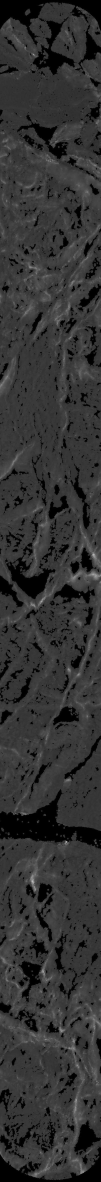
#> input picture make_image/output_chirop/chirop_0_4.jpg, 403 x 4728 px (shown at 1/4 size); its folder holds 4 pictures in this run
$ jupyter execute --allow-errors image_matcher.ipynb
#> lines starting #> are read from the running program, lines starting #| are printed output that depends on the picture; pictures that were not available may be replaced by others from this repository, and a replacement may not be noted
#> further down, img is the input picture: shape (4728, 403); min 0, max 208, mean 51.8
#| img shape: (403, 4728)
#> `res = cv.matchTemplate(img,template,method)`: res = [0]
#> `min_val, max_val, min_loc, max_loc = cv.minMaxLoc(res)`: min_val = 0; min_loc = (0, 0)
#> `(x_min, y_min) = min_loc`: x_min = 0
#> `top_left = (x_min -1, y_min - 1)`: top_left = (-1, -1)
#> `bottom_right = (top_left[0] + w + 1, top_left[1] + h + 1)`: bottom_right = (403, 4728)
#> `fig.savefig(f'match_{b1}_{b2}.png')`:
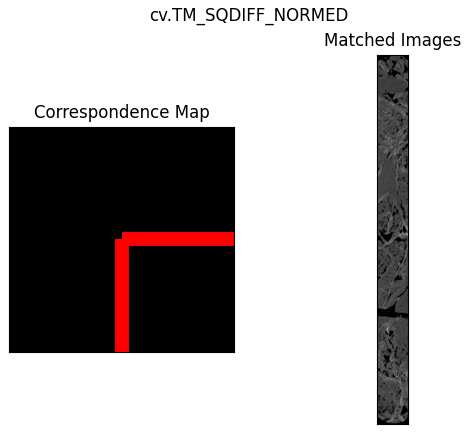
#> figure drawn by matplotlib, 2 panels
#| minima found: (0, 0) with value of 0.0
#> pass 2 of the loop `for i in range(0,8):`:
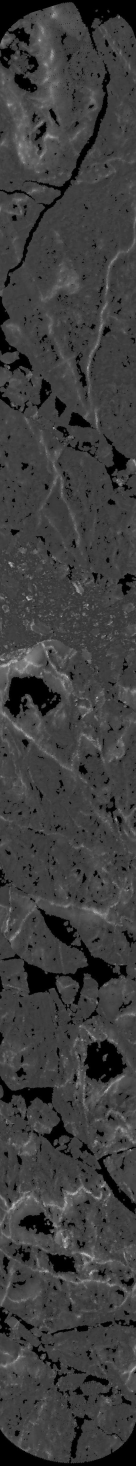
#> input picture make_image/output_chirop/chirop_12_16.jpg, 407 x 4398 px, given in place of chirop_4_8.jpg, which was not available (shown at 1/3 size)
#> img is the input picture: shape (4398, 407); min 0, max 221, mean 62.1
#| img shape: (407, 4398)
#> bottom_right = (407, 4398)
#> `fig.savefig(f'match_{b1}_{b2}.png')`:
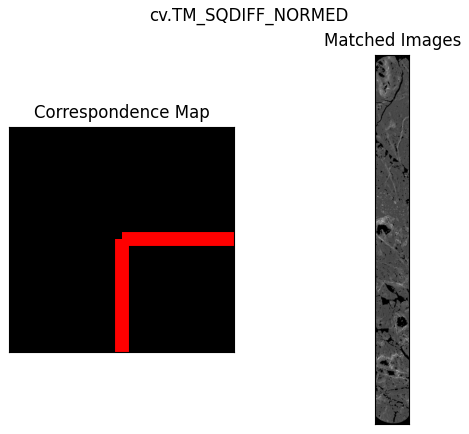
#> figure drawn by matplotlib, 2 panels
#| minima found: (0, 0) with value of 0.0
[cell 1]
import cv2 as cv
def rotate_image(mat, angle):
    """
    Rotates an image (angle in degrees) and expands image to avoid cropping
    """

    height, width = mat.shape[:2] # image shape has 3 dimensions
    image_center = (width/2, height/2) # getRotationMatrix2D needs coordinates in reverse order (width, height) compared to shape

    rotation_mat = cv.getRotationMatrix2D(image_center, angle, 1.)

    # rotation calculates the cos and sin, taking absolutes of those.
    abs_cos = abs(rotation_mat[0,0])
    abs_sin = abs(rotation_mat[0,1])

    # find the new width and height bounds
    bound_w = int(height * abs_sin + width * abs_cos)
    bound_h = int(height * abs_cos + width * abs_sin)

    # subtract old image center (bringing image back to origo) and adding the new image center coordinates
    rotation_mat[0, 2] += bound_w/2 - image_center[0]
    rotation_mat[1, 2] += bound_h/2 - image_center[1]

    # rotate image with the new bounds and translated rotation matrix
    rotated_mat = cv.warpAffine(mat, rotation_mat, (bound_w, bound_h))
    return rotated_mat

[cell 2]
#This script matches jpgs from the atl_jpg and chirop_jpg folders.
#The width of the chiroptera lidar is about 490 meters.

import cv2 as cv
import numpy as np
from matplotlib import pyplot as plt
from PIL import Image
from matplotlib.patches import Rectangle

min_loc_val = []
#> (the rest of this cell did not finish here and is left out)

[cell 3]
rot_crops = [[17.88, 1328, 1731],
 [17.7, 1268, 1681],
 [17.52, 1187, 1605],
 [17.34, 1201, 1608],
 [17.16, 1202, 1615],
 [16.98, 1156, 1575],
 [16.8, 1239, 1653],
 [16.62, 1156, 1561]]


import math

[cell 4]
a = -17.88
min_loc_val = np.array(min_loc_val)
#> min_loc_val = [[0, 0], [0, 0]]
#each pair is meters from top left of chiroptera df in (-x, -y) form.
#Let's deal with 0m_4m first.
# chirop_path = f'../make_image/chirop 1C rotated/chirop_0_4.jpg'
# img = cv.imread(chirop_path, cv.IMREAD_GRAYSCALE)
# img = cv.cvtColor(img, cv.COLOR_GRAY2RGB)
# img[35:38, 28:31,:] = [255,0,0]
# print(img.shape)
# img = np.pad(img, ((0,0),(1328, 1731),(0,0)), mode='constant')
# # print(img.shape)
# # img = rotate_image(img, a)
# # print(img.shape)
# # im3 = Image.fromarray(img)
# # im3.save(f'unrotated/0_4.jpg')

# unr_img = rotate_image(img, -17.88)
# im3 = Image.fromarray(unr_img)
# im3.save(f'unrotated/0_4.jpg')

uncropped_min_val = (35, 28)
#> (the rest of this cell did not finish here and is left out)
